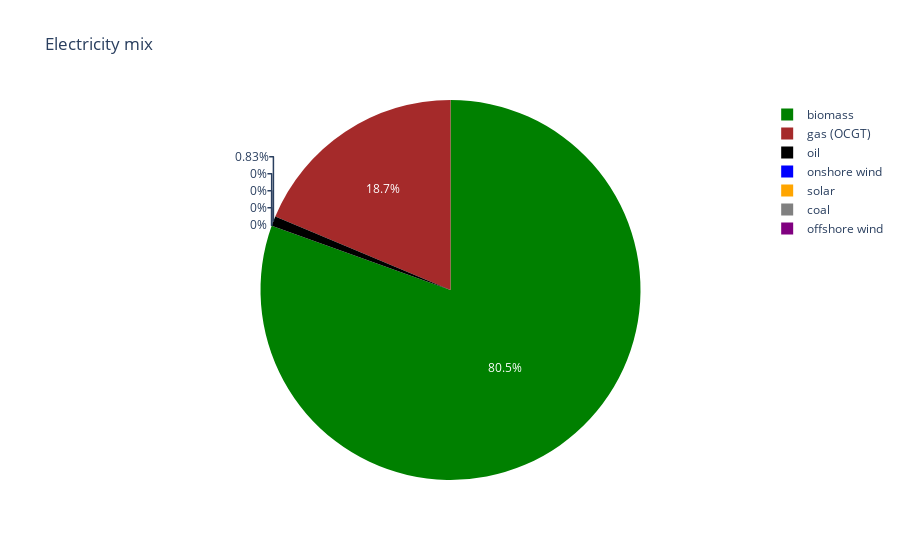

Notebook cell for this chart:
### Code cell
import plotly.graph_objects as go

labels = ['onshore wind', 'solar', 'gas (OCGT)', 'coal', 'biomass', 'oil', 'offshore wind']
sizes = [network_CO2.generators_t.p['onshorewind'].sum(),
                 network_CO2.generators_t.p['solar'].sum(),
                 network_CO2.generators_t.p['OCGT'].sum(),
                 network_CO2.generators_t.p['Coal'].sum(),
                 network_CO2.generators_t.p['Biomass'].sum(),
                 network_CO2.generators_t.p['Oil'].sum(),
                 network_CO2.generators_t.p['offshorewind'].sum()]

colors = ['blue', 'orange', 'brown', 'grey', 'green', 'black', 'purple']

fig = go.Figure(data=[go.Pie(labels=labels, values=sizes, marker=dict(colors=colors))])

fig.update_layout(title='Electricity mix')

fig.show()

### Figure 1 — Plotly figure (JSON) as saved in the notebook; plotly's stock layout.template omitted (floating-point values rounded to 4 significant figures)
{"data": [{"labels": ["onshore wind", "solar", "gas (OCGT)", "coal", "biomass", "oil", "offshore wind"], "marker": {"colors": ["blue", "orange", "brown", "grey", "green", "black", "purple"]}, "type": "pie", "values": [0, 0, 4965000.0, 0, 21390000.0, 220500.0, 0]}], "layout": {"title": {"text": "Electricity mix"}}}
